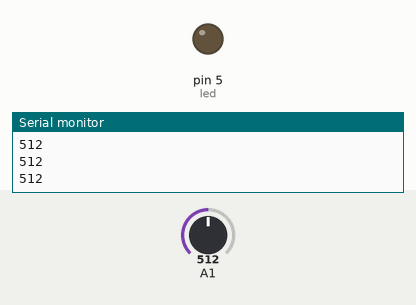
Simulated run of this sketch. Board: Arduino Uno, built with avr-gcc and run on an emulated ATmega328P. On the bench: output pins drawn as LEDs (lit = HIGH), the last lines printed to the serial monitor. Inputs (shaded band) come from the test bench; at power-on: A1 = 512.

Above: at 1.3 s.
1.4 s: A1 set to 489
At 2.2 s:
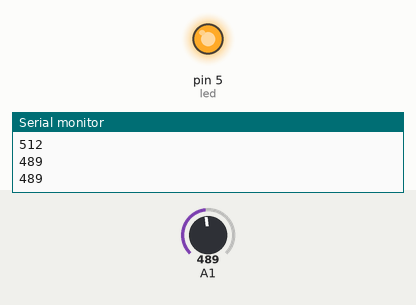
3.0 s: A1 set to 510
At 3.4 s:
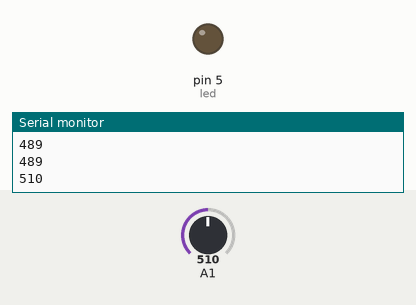
4.5 s: A1 set to 490
At 5.8 s:
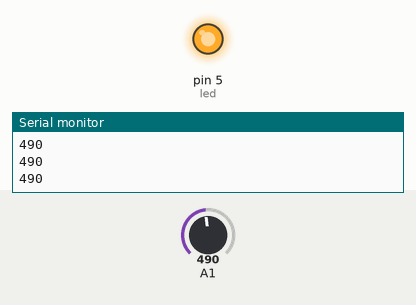
Timing chart, 0 to 7.5 s (numbered marks = the images above; inputs shaded):
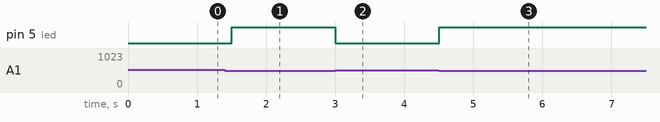

Measured:
- the behaviour switches between 501 and 500 on A1 (found by bisection; images 0 and 1)
- after the input at 1.4 s, pin 5 (led): LOW → HIGH after 0.10 s
- after the input at 3.0 s, pin 5 (led): HIGH → LOW at once
- after the input at 4.5 s, pin 5 (led): LOW → HIGH at once

The sketch:

ldr_sensor.ino
```cpp
int led = 5;
void setup()
{
    pinMode(led, OUTPUT);
    Serial.begin(9600);
}

void loop()
{
    int ldr_value = analogRead(A1);
    Serial.println(ldr_value);
    if (ldr_value <= 500)
    {
        digitalWrite(led, HIGH);
        delay(500);
    }
    else
    {
        digitalWrite(led, LOW);
        delay(500);
    }


}
```
